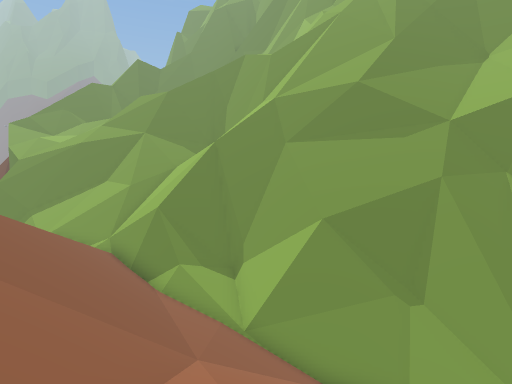
[1] (above)

24 first-person views from a walk through a 3-D level made in the Unity game engine. The camera is 1.4 m above the floor, tilts 2° down and sees 80° across. The floor is counted in squares, 2 m on a side. Each view is taken from the middle of a square. On the plan, view 1 faces up. The plan holds only what a view shows up to about 10 squares ahead; the rest is blank. The place goes on beyond the plan.

[2]
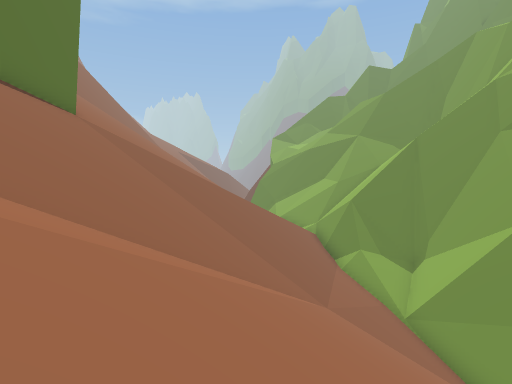

[3]
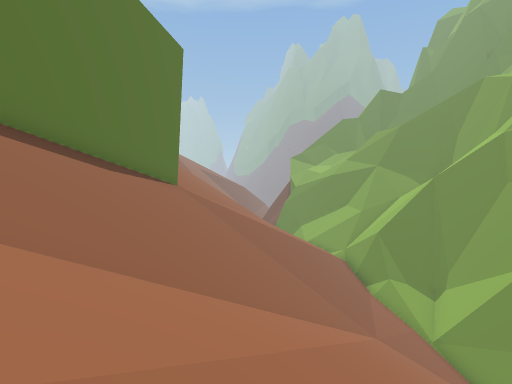

[4]
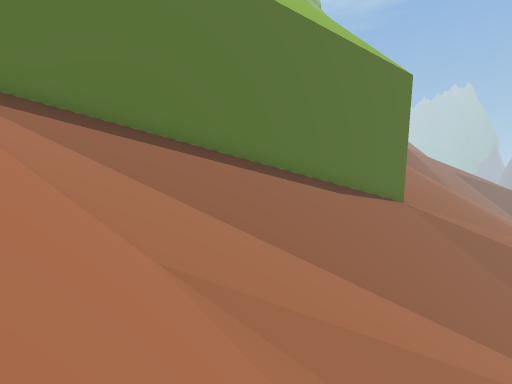

[5]
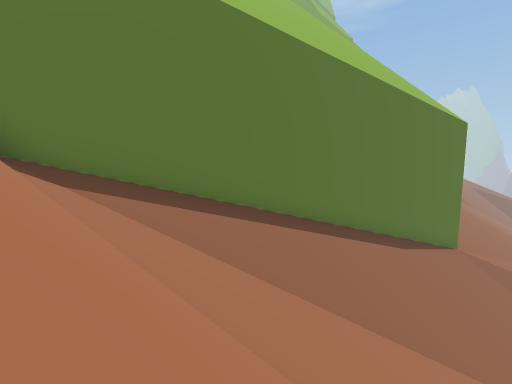

[6]
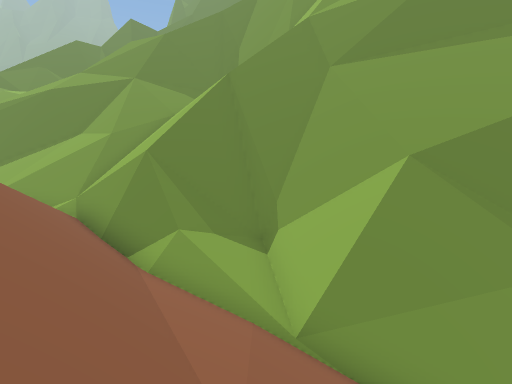

[7]
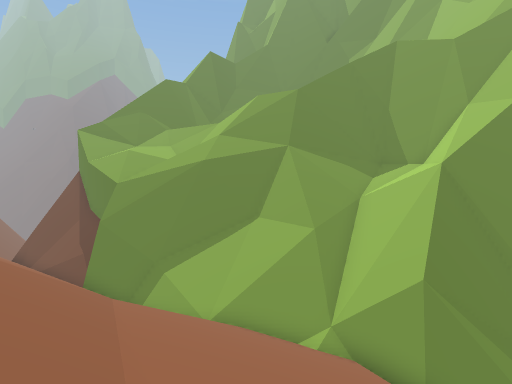

[8]
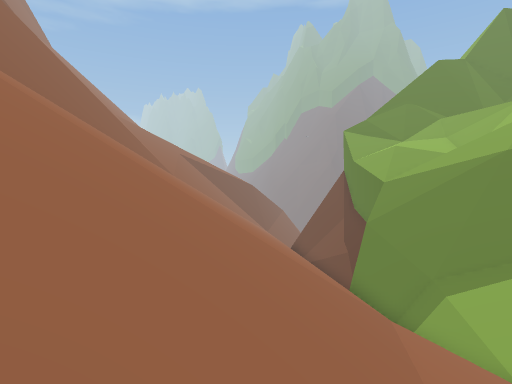

[9]
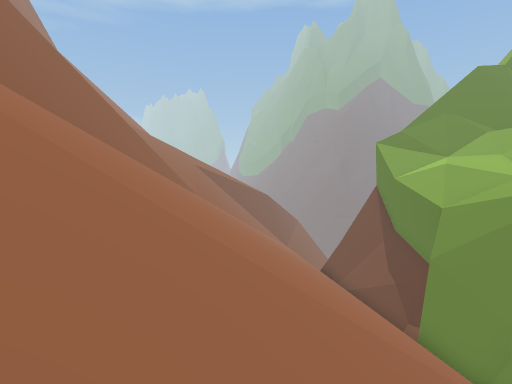

[10]
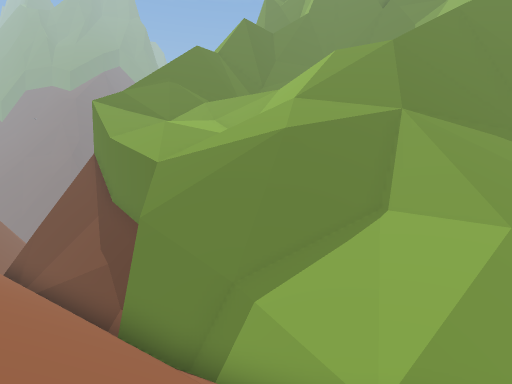

[11]
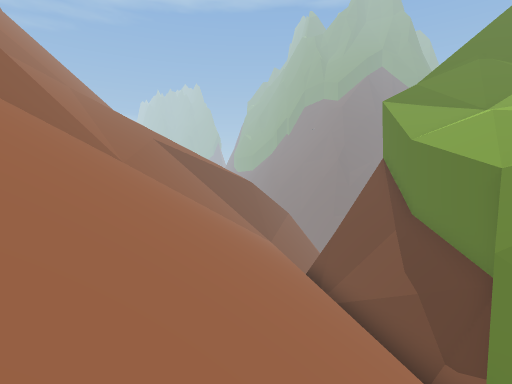

[12]
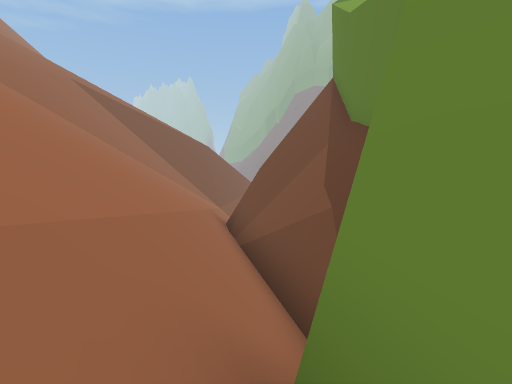

[13]
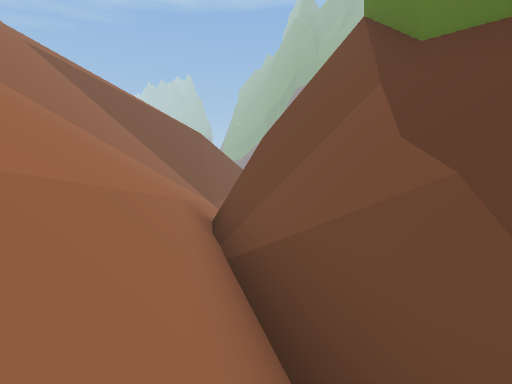

[14]
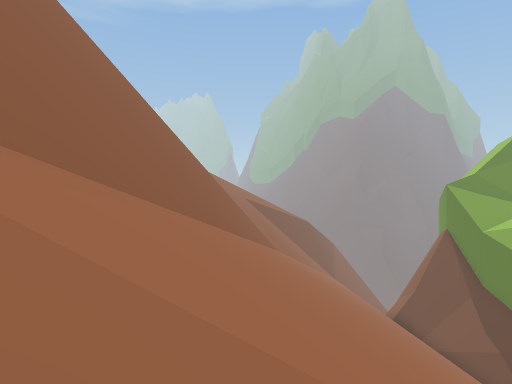

[15]
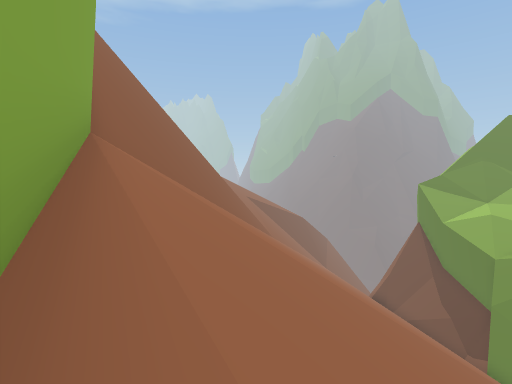

[16]
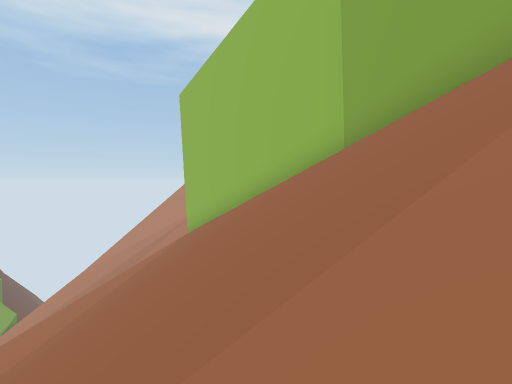

[17]
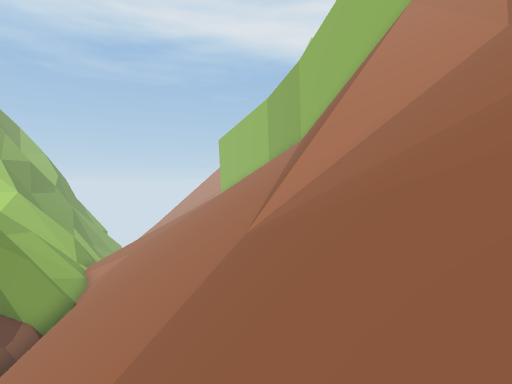

[18]
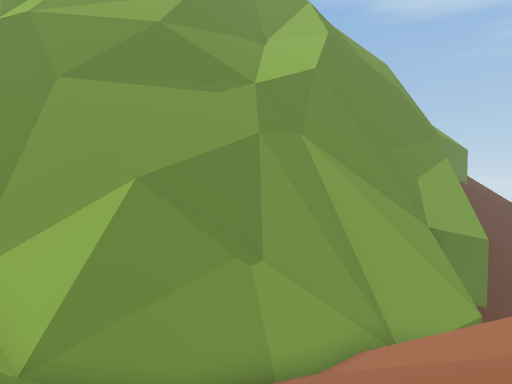

[19]
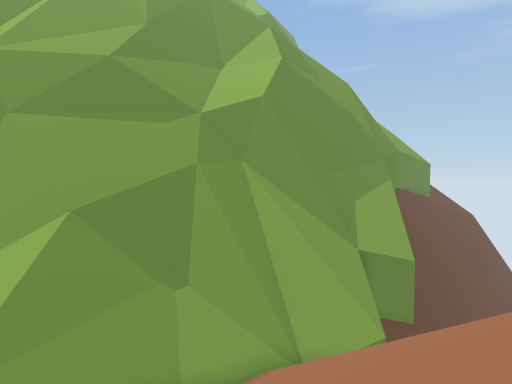

[20]
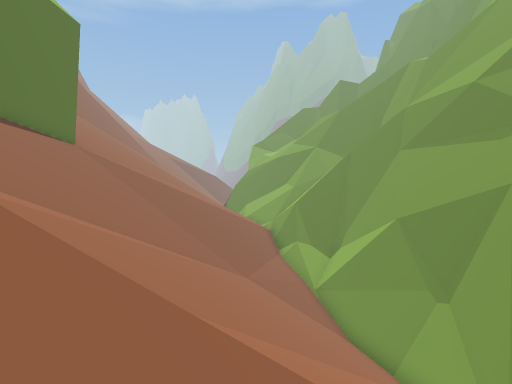

[21]
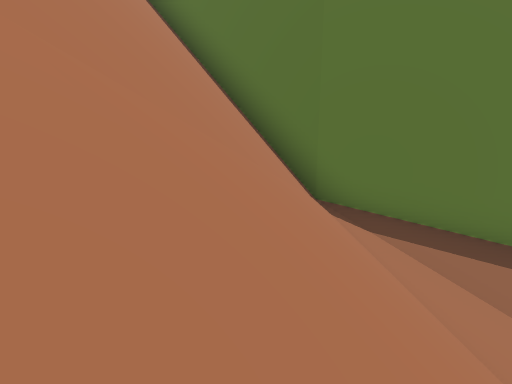

[22]
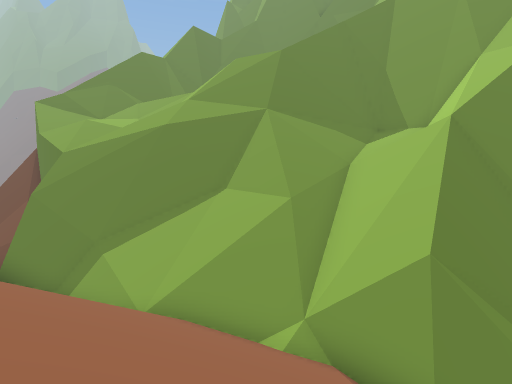

[23]
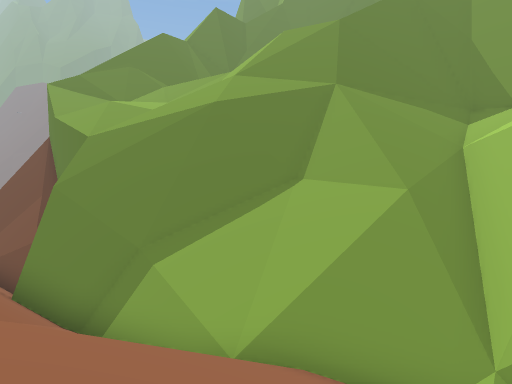

[24]
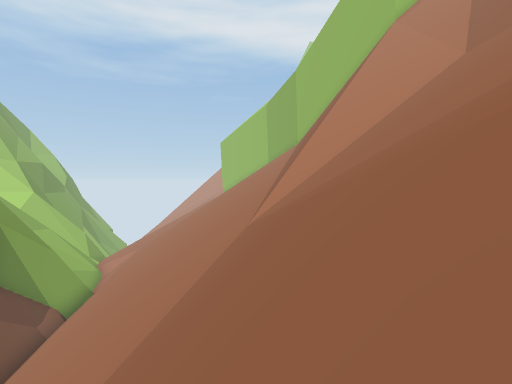

### Floor plan
Key: @ floor where view 1 was taken; # wall or solid block; x gap in a wall; . main floor; : floor 1.5 m higher than the main floor; - floor 1.75 m lower than the main floor; + floor 3.25 m higher than the main floor; _ floor 3.25 m lower than the main floor; < floor 4.75 m lower than the main floor; / step, stairs or slope; = window, fence, low wall or low ledge; ^ raised ledge; v drop or lower ground.
Columns run from 28 left of view 1 to 9 right of it. Each row starts with its distance up from view 1.
 19 /////////##^       ^^^^^^##
 18 ///////////##^     ^=+====##
 17 /////////////##   ^^^v::.:=#
 16 //////////////##^^===##...=^
 15 ///////////////##vx__=#_..=###
 14 /////////////////==<<___-.vv=#
 13  /////=////////// ///// #=
 12  /////#////////////////###^^^^^
 11  /////##////////////////##///#^^#
 10  /////v#//////////////////////vv##
  9  #=///v##///////////////////=##  #
  8  ##///vv##////////////////////####
  7   #///vv #//////////////////////###
  6       vv ##///////////////////////###
  5       vv  ##//////////////////////vv##
  4           ##//////////////////////v v
  3            ###/////////////////////
  2              ###///////////////////
  1                ###^^^##////////////
  0                       #/////@///
 -1                       ##////////
 -2                        #///////    /
 -3                        ##//////
 -4                         #/////////
 -5                         ##///////
 -6                          #////////
 -7                          #////////
 -8                          ##///////
 -9                           #/////#=
-10                           ##//###

Positions as (right, up) in squares from view 1, and headings:
1: (0, 0), facing up
2: (3, -1), facing up-left
3: (3, -4), facing up-left
4: (5, -4), facing left
5: (5, -6), facing left
6: (-1, 4), facing up
7: (-8, 5), facing up
8: (-9, 6), facing up-left
9: (-11, 6), facing up-left
10: (-11, 9), facing up
11: (-13, 10), facing up-left
12: (-13, 14), facing up-left
13: (-15, 16), facing up-left
14: (-14, 4), facing up-left
15: (-12, 2), facing up-left
16: (-15, 7), facing down-right
17: (-27, 18), facing down-right
18: (-1, 3), facing up-right
19: (0, 1), facing up-right
20: (7, -2), facing up-left
21: (5, -7), facing down-left
22: (-7, 7), facing up
23: (-9, 9), facing up
24: (-28, 19), facing down-right
